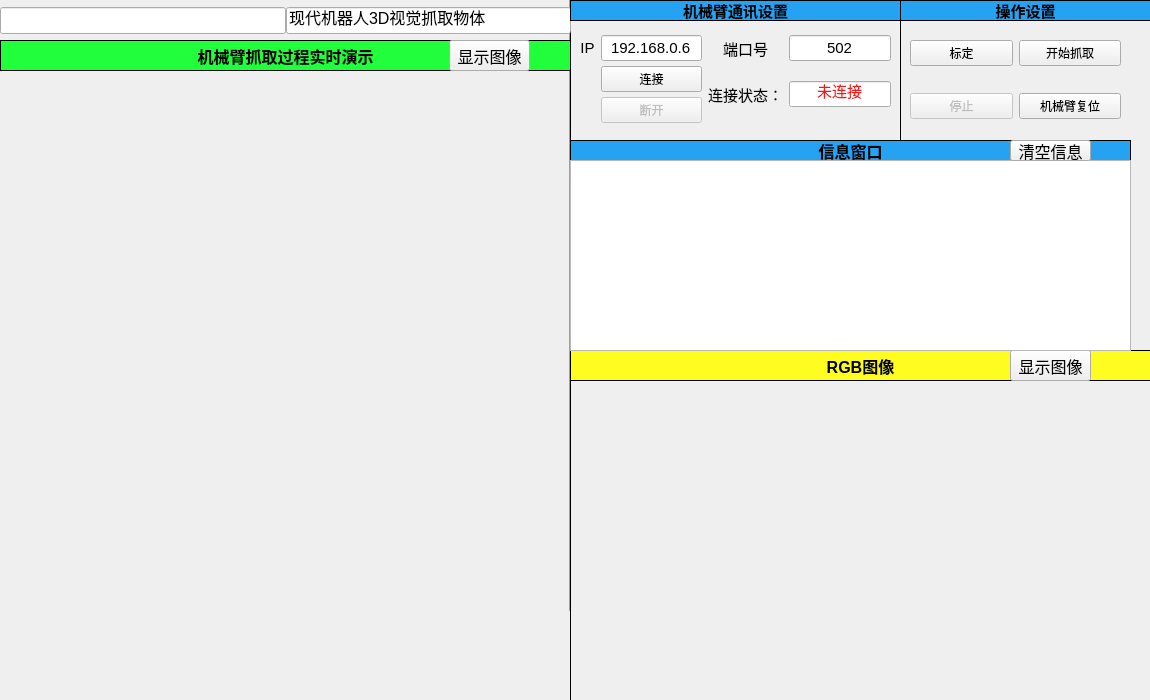
<?xml version="1.0" encoding="UTF-8"?>
<ui version="4.0">
 <class>MainWindowDesign</class>
 <widget class="QMainWindow" name="MainWindowDesign">
  <property name="geometry">
   <rect>
    <x>0</x>
    <y>0</y>
    <width>1150</width>
    <height>700</height>
   </rect>
  </property>
  <property name="sizePolicy">
   <sizepolicy hsizetype="Expanding" vsizetype="Expanding">
    <horstretch>0</horstretch>
    <verstretch>0</verstretch>
   </sizepolicy>
  </property>
  <property name="windowTitle">
   <string>QRosApp</string>
  </property>
  <property name="windowIcon">
   <iconset resource="../resources/images.qrc">
    <normaloff>:/images/icon.png</normaloff>:/images/icon.png</iconset>
  </property>
  <property name="locale">
   <locale language="English" country="Australia"/>
  </property>
  <widget class="QWidget" name="centralwidget">
   <widget class="QLabel" name="label_36">
    <property name="geometry">
     <rect>
      <x>900</x>
      <y>0</y>
      <width>251</width>
      <height>21</height>
     </rect>
    </property>
    <property name="font">
     <font>
      <pointsize>11</pointsize>
      <weight>75</weight>
      <bold>true</bold>
     </font>
    </property>
    <property name="styleSheet">
     <string notr="true">background-color: rgb(37, 162, 242);border:1px solid black</string>
    </property>
    <property name="text">
     <string>操作设置</string>
    </property>
    <property name="alignment">
     <set>Qt::AlignCenter</set>
    </property>
    <property name="buddy">
     <cstring>qwes</cstring>
    </property>
   </widget>
   <widget class="QWidget" name="gridLayoutWidget_2">
    <property name="geometry">
     <rect>
      <x>570</x>
      <y>20</y>
      <width>331</width>
      <height>121</height>
     </rect>
    </property>
    <layout class="QGridLayout" name="gridLayout_3" columnstretch="0">
     <property name="sizeConstraint">
      <enum>QLayout::SetNoConstraint</enum>
     </property>
     <property name="spacing">
      <number>0</number>
     </property>
     <item row="0" column="0">
      <widget class="QFrame" name="qwes">
       <property name="sizePolicy">
        <sizepolicy hsizetype="Expanding" vsizetype="Expanding">
         <horstretch>0</horstretch>
         <verstretch>0</verstretch>
        </sizepolicy>
       </property>
       <property name="frameShape">
        <enum>QFrame::Box</enum>
       </property>
       <layout class="QGridLayout" name="gridLayout_4" columnstretch="2,0,0,0">
        <property name="sizeConstraint">
         <enum>QLayout::SetDefaultConstraint</enum>
        </property>
        <property name="horizontalSpacing">
         <number>6</number>
        </property>
        <property name="verticalSpacing">
         <number>0</number>
        </property>
        <item row="0" column="1">
         <widget class="QLineEdit" name="robotIP">
          <property name="font">
           <font>
            <pointsize>11</pointsize>
           </font>
          </property>
          <property name="text">
           <string>192.168.0.6</string>
          </property>
          <property name="alignment">
           <set>Qt::AlignCenter</set>
          </property>
         </widget>
        </item>
        <item row="0" column="0">
         <widget class="QLabel" name="label_645">
          <property name="font">
           <font>
            <pointsize>11</pointsize>
           </font>
          </property>
          <property name="text">
           <string>IP</string>
          </property>
          <property name="alignment">
           <set>Qt::AlignCenter</set>
          </property>
         </widget>
        </item>
        <item row="1" column="3" rowspan="2">
         <widget class="QLineEdit" name="robot_state">
          <property name="palette">
           <palette>
            <active>
             <colorrole role="Text">
              <brush brushstyle="SolidPattern">
               <color alpha="255">
                <red>240</red>
                <green>27</green>
                <blue>27</blue>
               </color>
              </brush>
             </colorrole>
             <colorrole role="PlaceholderText">
              <brush brushstyle="NoBrush">
               <color alpha="128">
                <red>240</red>
                <green>27</green>
                <blue>27</blue>
               </color>
              </brush>
             </colorrole>
            </active>
            <inactive>
             <colorrole role="Text">
              <brush brushstyle="SolidPattern">
               <color alpha="255">
                <red>240</red>
                <green>27</green>
                <blue>27</blue>
               </color>
              </brush>
             </colorrole>
             <colorrole role="PlaceholderText">
              <brush brushstyle="NoBrush">
               <color alpha="128">
                <red>240</red>
                <green>27</green>
                <blue>27</blue>
               </color>
              </brush>
             </colorrole>
            </inactive>
            <disabled>
             <colorrole role="Text">
              <brush brushstyle="SolidPattern">
               <color alpha="255">
                <red>159</red>
                <green>158</green>
                <blue>158</blue>
               </color>
              </brush>
             </colorrole>
             <colorrole role="PlaceholderText">
              <brush brushstyle="NoBrush">
               <color alpha="128">
                <red>240</red>
                <green>27</green>
                <blue>27</blue>
               </color>
              </brush>
             </colorrole>
            </disabled>
           </palette>
          </property>
          <property name="font">
           <font>
            <pointsize>11</pointsize>
            <italic>false</italic>
           </font>
          </property>
          <property name="text">
           <string>未连接</string>
          </property>
          <property name="cursorPosition">
           <number>3</number>
          </property>
          <property name="alignment">
           <set>Qt::AlignCenter</set>
          </property>
          <property name="readOnly">
           <bool>true</bool>
          </property>
         </widget>
        </item>
        <item row="0" column="2">
         <widget class="QLabel" name="label_646">
          <property name="font">
           <font>
            <pointsize>11</pointsize>
           </font>
          </property>
          <property name="text">
           <string>端口号</string>
          </property>
          <property name="alignment">
           <set>Qt::AlignCenter</set>
          </property>
         </widget>
        </item>
        <item row="1" column="1">
         <widget class="QPushButton" name="robotConnect">
          <property name="sizePolicy">
           <sizepolicy hsizetype="Minimum" vsizetype="Fixed">
            <horstretch>0</horstretch>
            <verstretch>0</verstretch>
           </sizepolicy>
          </property>
          <property name="text">
           <string>连接</string>
          </property>
         </widget>
        </item>
        <item row="2" column="1">
         <widget class="QPushButton" name="robotDisconnect">
          <property name="enabled">
           <bool>false</bool>
          </property>
          <property name="text">
           <string>断开</string>
          </property>
         </widget>
        </item>
        <item row="1" column="2" rowspan="2">
         <widget class="QLabel" name="label_647">
          <property name="font">
           <font>
            <pointsize>11</pointsize>
           </font>
          </property>
          <property name="text">
           <string>连接状态：</string>
          </property>
          <property name="alignment">
           <set>Qt::AlignCenter</set>
          </property>
         </widget>
        </item>
        <item row="0" column="3">
         <widget class="QLineEdit" name="robotPort">
          <property name="font">
           <font>
            <pointsize>11</pointsize>
           </font>
          </property>
          <property name="text">
           <string>502</string>
          </property>
          <property name="alignment">
           <set>Qt::AlignCenter</set>
          </property>
         </widget>
        </item>
       </layout>
      </widget>
     </item>
    </layout>
   </widget>
   <widget class="QWidget" name="horizontalLayoutWidget">
    <property name="geometry">
     <rect>
      <x>0</x>
      <y>0</y>
      <width>571</width>
      <height>41</height>
     </rect>
    </property>
    <layout class="QHBoxLayout" name="horizontalLayout">
     <property name="spacing">
      <number>0</number>
     </property>
     <property name="sizeConstraint">
      <enum>QLayout::SetDefaultConstraint</enum>
     </property>
     <item>
      <widget class="QLineEdit" name="timeInfo">
       <property name="font">
        <font>
         <pointsize>12</pointsize>
        </font>
       </property>
       <property name="focusPolicy">
        <enum>Qt::WheelFocus</enum>
       </property>
       <property name="styleSheet">
        <string notr="true">background-color: ;</string>
       </property>
       <property name="text">
        <string/>
       </property>
      </widget>
     </item>
     <item>
      <widget class="QLineEdit" name="le_system_time">
       <property name="font">
        <font>
         <pointsize>12</pointsize>
        </font>
       </property>
       <property name="text">
        <string>现代机器人3D视觉抓取物体</string>
       </property>
      </widget>
     </item>
    </layout>
   </widget>
   <widget class="QLabel" name="label_37">
    <property name="geometry">
     <rect>
      <x>0</x>
      <y>40</y>
      <width>571</width>
      <height>31</height>
     </rect>
    </property>
    <property name="font">
     <font>
      <pointsize>12</pointsize>
      <weight>75</weight>
      <bold>true</bold>
     </font>
    </property>
    <property name="styleSheet">
     <string notr="true">background-color: rgb(33, 255, 60);border:1px solid black</string>
    </property>
    <property name="text">
     <string>机械臂抓取过程实时演示</string>
    </property>
    <property name="alignment">
     <set>Qt::AlignCenter</set>
    </property>
   </widget>
   <widget class="QLabel" name="label_39">
    <property name="geometry">
     <rect>
      <x>570</x>
      <y>0</y>
      <width>331</width>
      <height>21</height>
     </rect>
    </property>
    <property name="font">
     <font>
      <pointsize>11</pointsize>
      <weight>75</weight>
      <bold>true</bold>
     </font>
    </property>
    <property name="styleSheet">
     <string notr="true">background-color: rgb(37, 162, 242);border:1px solid black</string>
    </property>
    <property name="text">
     <string>机械臂通讯设置</string>
    </property>
    <property name="alignment">
     <set>Qt::AlignCenter</set>
    </property>
   </widget>
   <widget class="QLabel" name="label_38">
    <property name="geometry">
     <rect>
      <x>570</x>
      <y>350</y>
      <width>581</width>
      <height>31</height>
     </rect>
    </property>
    <property name="font">
     <font>
      <pointsize>12</pointsize>
      <weight>75</weight>
      <bold>true</bold>
     </font>
    </property>
    <property name="styleSheet">
     <string notr="true">background-color: rgb(255, 252, 32);border:1px solid black</string>
    </property>
    <property name="text">
     <string>RGB图像</string>
    </property>
    <property name="alignment">
     <set>Qt::AlignCenter</set>
    </property>
   </widget>
   <widget class="QLabel" name="label_40">
    <property name="geometry">
     <rect>
      <x>570</x>
      <y>140</y>
      <width>561</width>
      <height>21</height>
     </rect>
    </property>
    <property name="font">
     <font>
      <pointsize>12</pointsize>
      <weight>75</weight>
      <bold>true</bold>
     </font>
    </property>
    <property name="styleSheet">
     <string notr="true">background-color: rgb(37, 162, 242);border:1px solid black</string>
    </property>
    <property name="text">
     <string>信息窗口</string>
    </property>
    <property name="alignment">
     <set>Qt::AlignCenter</set>
    </property>
   </widget>
   <widget class="QWidget" name="lidar_show_widget" native="true">
    <property name="geometry">
     <rect>
      <x>0</x>
      <y>70</y>
      <width>571</width>
      <height>631</height>
     </rect>
    </property>
    <layout class="QVBoxLayout" name="verticalLayout_2">
     <property name="leftMargin">
      <number>0</number>
     </property>
     <property name="topMargin">
      <number>0</number>
     </property>
     <property name="rightMargin">
      <number>0</number>
     </property>
     <property name="bottomMargin">
      <number>0</number>
     </property>
     <item>
      <layout class="QVBoxLayout" name="lo_laser_data"/>
     </item>
    </layout>
   </widget>
   <widget class="QWidget" name="camera_show_widget" native="true">
    <property name="geometry">
     <rect>
      <x>570</x>
      <y>380</y>
      <width>581</width>
      <height>321</height>
     </rect>
    </property>
    <layout class="QVBoxLayout" name="verticalLayout_3">
     <property name="leftMargin">
      <number>0</number>
     </property>
     <property name="topMargin">
      <number>0</number>
     </property>
     <property name="rightMargin">
      <number>0</number>
     </property>
     <property name="bottomMargin">
      <number>0</number>
     </property>
     <item>
      <layout class="QVBoxLayout" name="lo_camera_data">
       <property name="spacing">
        <number>0</number>
       </property>
       <item>
        <widget class="QLabel" name="camera_image">
         <property name="font">
          <font>
           <pointsize>24</pointsize>
          </font>
         </property>
         <property name="styleSheet">
          <string notr="true">border:1px solid black</string>
         </property>
         <property name="text">
          <string/>
         </property>
         <property name="scaledContents">
          <bool>true</bool>
         </property>
         <property name="alignment">
          <set>Qt::AlignCenter</set>
         </property>
        </widget>
       </item>
      </layout>
     </item>
    </layout>
   </widget>
   <widget class="QPushButton" name="lidar_show_btn">
    <property name="geometry">
     <rect>
      <x>449</x>
      <y>40</y>
      <width>81</width>
      <height>31</height>
     </rect>
    </property>
    <property name="font">
     <font>
      <pointsize>12</pointsize>
     </font>
    </property>
    <property name="text">
     <string>显示图像</string>
    </property>
   </widget>
   <widget class="QPushButton" name="camera_show_btn">
    <property name="geometry">
     <rect>
      <x>1010</x>
      <y>350</y>
      <width>81</width>
      <height>31</height>
     </rect>
    </property>
    <property name="font">
     <font>
      <pointsize>12</pointsize>
     </font>
    </property>
    <property name="text">
     <string>显示图像</string>
    </property>
   </widget>
   <widget class="Line" name="line">
    <property name="geometry">
     <rect>
      <x>560</x>
      <y>0</y>
      <width>20</width>
      <height>611</height>
     </rect>
    </property>
    <property name="font">
     <font>
      <weight>50</weight>
      <bold>false</bold>
     </font>
    </property>
    <property name="styleSheet">
     <string notr="true">color: rgb(0, 0, 0);</string>
    </property>
    <property name="orientation">
     <enum>Qt::Vertical</enum>
    </property>
   </widget>
   <widget class="QWidget" name="gridLayoutWidget">
    <property name="geometry">
     <rect>
      <x>570</x>
      <y>160</y>
      <width>561</width>
      <height>191</height>
     </rect>
    </property>
    <layout class="QGridLayout" name="gridLayout">
     <item row="4" column="0">
      <widget class="QTextEdit" name="infoPrint">
       <property name="tabChangesFocus">
        <bool>false</bool>
       </property>
       <property name="readOnly">
        <bool>true</bool>
       </property>
      </widget>
     </item>
    </layout>
   </widget>
   <widget class="QPushButton" name="clearInfo">
    <property name="geometry">
     <rect>
      <x>1010</x>
      <y>140</y>
      <width>81</width>
      <height>21</height>
     </rect>
    </property>
    <property name="font">
     <font>
      <pointsize>12</pointsize>
     </font>
    </property>
    <property name="text">
     <string>清空信息</string>
    </property>
   </widget>
   <widget class="QWidget" name="gridLayoutWidget_3">
    <property name="geometry">
     <rect>
      <x>910</x>
      <y>19</y>
      <width>211</width>
      <height>121</height>
     </rect>
    </property>
    <layout class="QGridLayout" name="gridLayout_2">
     <item row="1" column="1">
      <widget class="QPushButton" name="handResetBtn">
       <property name="sizePolicy">
        <sizepolicy hsizetype="Minimum" vsizetype="Fixed">
         <horstretch>0</horstretch>
         <verstretch>0</verstretch>
        </sizepolicy>
       </property>
       <property name="text">
        <string>机械臂复位</string>
       </property>
      </widget>
     </item>
     <item row="1" column="0">
      <widget class="QPushButton" name="stopGraspBtn">
       <property name="enabled">
        <bool>false</bool>
       </property>
       <property name="sizePolicy">
        <sizepolicy hsizetype="Minimum" vsizetype="Fixed">
         <horstretch>0</horstretch>
         <verstretch>0</verstretch>
        </sizepolicy>
       </property>
       <property name="text">
        <string>停止</string>
       </property>
      </widget>
     </item>
     <item row="0" column="1">
      <widget class="QPushButton" name="graspBtn">
       <property name="sizePolicy">
        <sizepolicy hsizetype="Minimum" vsizetype="Fixed">
         <horstretch>0</horstretch>
         <verstretch>0</verstretch>
        </sizepolicy>
       </property>
       <property name="text">
        <string>开始抓取</string>
       </property>
      </widget>
     </item>
     <item row="0" column="0">
      <widget class="QPushButton" name="caliBtn">
       <property name="sizePolicy">
        <sizepolicy hsizetype="Minimum" vsizetype="Fixed">
         <horstretch>0</horstretch>
         <verstretch>0</verstretch>
        </sizepolicy>
       </property>
       <property name="text">
        <string>标定</string>
       </property>
      </widget>
     </item>
    </layout>
   </widget>
   <zorder>line</zorder>
   <zorder>label_36</zorder>
   <zorder>gridLayoutWidget_2</zorder>
   <zorder>horizontalLayoutWidget</zorder>
   <zorder>label_37</zorder>
   <zorder>label_39</zorder>
   <zorder>label_38</zorder>
   <zorder>label_40</zorder>
   <zorder>lidar_show_widget</zorder>
   <zorder>camera_show_widget</zorder>
   <zorder>lidar_show_btn</zorder>
   <zorder>camera_show_btn</zorder>
   <zorder>gridLayoutWidget</zorder>
   <zorder>clearInfo</zorder>
   <zorder>gridLayoutWidget_3</zorder>
  </widget>
  <action name="action_Quit">
   <property name="text">
    <string>&amp;Quit</string>
   </property>
   <property name="shortcut">
    <string>Ctrl+Q</string>
   </property>
   <property name="shortcutContext">
    <enum>Qt::ApplicationShortcut</enum>
   </property>
  </action>
  <action name="action_Preferences">
   <property name="text">
    <string>&amp;Preferences</string>
   </property>
  </action>
  <action name="actionAbout">
   <property name="text">
    <string>&amp;About</string>
   </property>
  </action>
  <action name="actionAbout_Qt">
   <property name="text">
    <string>About &amp;Qt</string>
   </property>
  </action>
 </widget>
 <resources>
  <include location="../resources/images.qrc"/>
 </resources>
 <connections>
  <connection>
   <sender>action_Quit</sender>
   <signal>triggered()</signal>
   <receiver>MainWindowDesign</receiver>
   <slot>close()</slot>
   <hints>
    <hint type="sourcelabel">
     <x>-1</x>
     <y>-1</y>
    </hint>
    <hint type="destinationlabel">
     <x>399</x>
     <y>299</y>
    </hint>
   </hints>
  </connection>
 </connections>
</ui>
